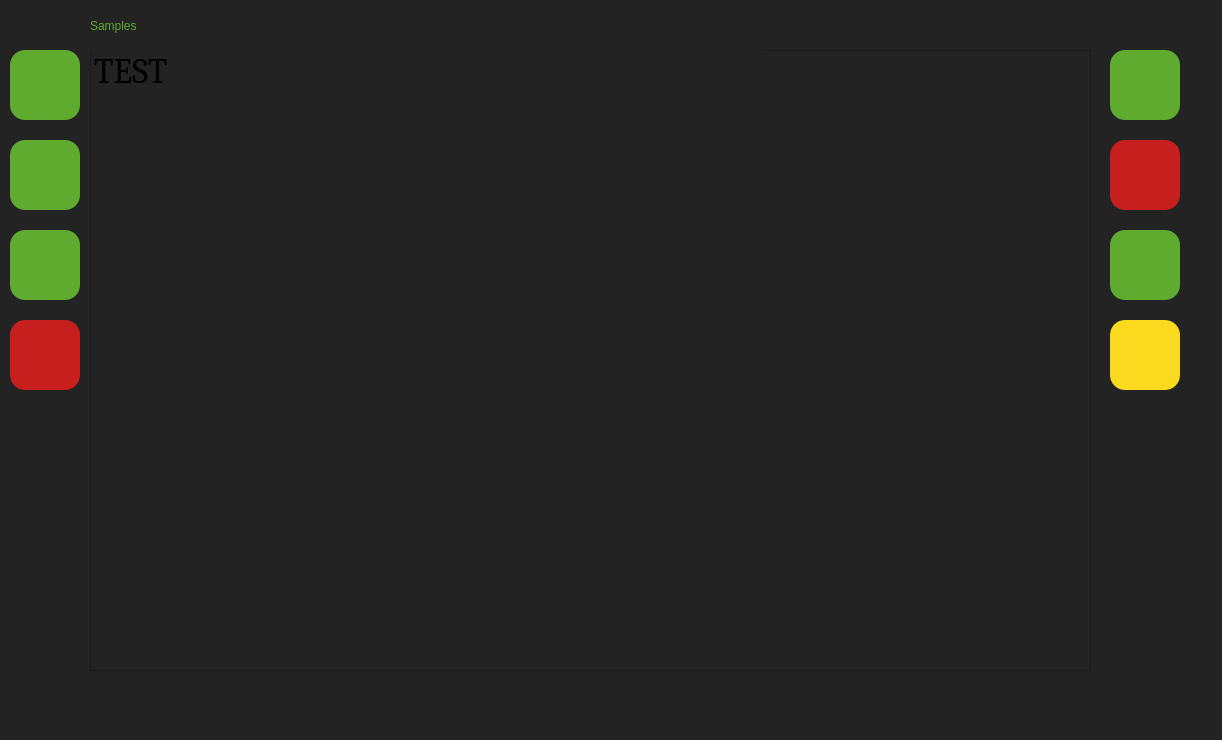
<?xml version="1.0" encoding="UTF-8"?>
<ui version="4.0">
 <class>MainWindow</class>
 <widget class="QMainWindow" name="MainWindow">
  <property name="geometry">
   <rect>
    <x>0</x>
    <y>0</y>
    <width>1222</width>
    <height>740</height>
   </rect>
  </property>
  <property name="windowTitle">
   <string>MainWindow</string>
  </property>
  <property name="styleSheet">
   <string notr="true">background-color: rgb(35, 35, 35);</string>
  </property>
  <widget class="QWidget" name="centralwidget">
   <widget class="QPushButton" name="btnOpenLib">
    <property name="geometry">
     <rect>
      <x>10</x>
      <y>50</y>
      <width>70</width>
      <height>70</height>
     </rect>
    </property>
    <property name="styleSheet">
     <string notr="true">QPushButton{background-color:rgba(95, 171, 48);
color: rgb(255,255,255);
border-radius: 15px;}</string>
    </property>
    <property name="text">
     <string/>
    </property>
    <property name="icon">
     <iconset>
      <normaloff>icons-1.8.1/icons/folder2-open.svg</normaloff>icons-1.8.1/icons/folder2-open.svg</iconset>
    </property>
    <property name="iconSize">
     <size>
      <width>50</width>
      <height>64</height>
     </size>
    </property>
   </widget>
   <widget class="QListWidget" name="listWidget">
    <property name="geometry">
     <rect>
      <x>90</x>
      <y>50</y>
      <width>1001</width>
      <height>621</height>
     </rect>
    </property>
    <item>
     <property name="text">
      <string>TEST</string>
     </property>
     <property name="font">
      <font>
       <family>Cambria</family>
       <pointsize>26</pointsize>
       <weight>50</weight>
       <bold>false</bold>
      </font>
     </property>
     <property name="background">
      <brush brushstyle="NoBrush">
       <color alpha="255">
        <red>95</red>
        <green>171</green>
        <blue>48</blue>
       </color>
      </brush>
     </property>
     <property name="foreground">
      <brush brushstyle="NoBrush">
       <color alpha="255">
        <red>255</red>
        <green>255</green>
        <blue>255</blue>
       </color>
      </brush>
     </property>
    </item>
   </widget>
   <widget class="QPushButton" name="btnCreateSample">
    <property name="geometry">
     <rect>
      <x>10</x>
      <y>230</y>
      <width>70</width>
      <height>70</height>
     </rect>
    </property>
    <property name="styleSheet">
     <string notr="true">QPushButton{background-color:rgba(95, 171, 48);
color: rgb(255,255,255);
border-radius: 15px;}</string>
    </property>
    <property name="text">
     <string/>
    </property>
    <property name="icon">
     <iconset>
      <normaloff>icons-1.8.1/icons/plus-square.svg</normaloff>icons-1.8.1/icons/plus-square.svg</iconset>
    </property>
    <property name="iconSize">
     <size>
      <width>64</width>
      <height>64</height>
     </size>
    </property>
   </widget>
   <widget class="QLabel" name="labelHead">
    <property name="geometry">
     <rect>
      <x>90</x>
      <y>0</y>
      <width>671</width>
      <height>51</height>
     </rect>
    </property>
    <property name="styleSheet">
     <string notr="true">color: rgb(95, 171, 48);
font: 32pt &quot;Cambria&quot;;</string>
    </property>
    <property name="text">
     <string>Samples</string>
    </property>
   </widget>
   <widget class="QPushButton" name="btnSaveLib">
    <property name="geometry">
     <rect>
      <x>10</x>
      <y>140</y>
      <width>70</width>
      <height>70</height>
     </rect>
    </property>
    <property name="styleSheet">
     <string notr="true">QPushButton{background-color:rgba(95, 171, 48);
color: rgb(255,255,255);
border-radius: 15px;}</string>
    </property>
    <property name="text">
     <string/>
    </property>
    <property name="icon">
     <iconset>
      <normaloff>icons-1.8.1/icons/save-regular.svg</normaloff>icons-1.8.1/icons/save-regular.svg</iconset>
    </property>
    <property name="iconSize">
     <size>
      <width>30</width>
      <height>30</height>
     </size>
    </property>
   </widget>
   <widget class="QPushButton" name="btnBack">
    <property name="geometry">
     <rect>
      <x>1110</x>
      <y>320</y>
      <width>70</width>
      <height>70</height>
     </rect>
    </property>
    <property name="styleSheet">
     <string notr="true">QPushButton{background-color:rgba(250, 217, 30);
color: rgb(255,255,255);
border-radius: 15px;}</string>
    </property>
    <property name="text">
     <string/>
    </property>
    <property name="icon">
     <iconset>
      <normaloff>icons-1.8.1/icons/arrow-left.svg</normaloff>icons-1.8.1/icons/arrow-left.svg</iconset>
    </property>
    <property name="iconSize">
     <size>
      <width>50</width>
      <height>64</height>
     </size>
    </property>
   </widget>
   <widget class="QPushButton" name="btnAddMeasurement">
    <property name="geometry">
     <rect>
      <x>1110</x>
      <y>50</y>
      <width>70</width>
      <height>70</height>
     </rect>
    </property>
    <property name="styleSheet">
     <string notr="true">QPushButton{background-color:rgba(95, 171, 48);
color: rgb(255,255,255);
border-radius: 15px;}</string>
    </property>
    <property name="text">
     <string/>
    </property>
    <property name="icon">
     <iconset>
      <normaloff>icons-1.8.1/icons/rulers.svg</normaloff>icons-1.8.1/icons/rulers.svg</iconset>
    </property>
    <property name="iconSize">
     <size>
      <width>50</width>
      <height>50</height>
     </size>
    </property>
   </widget>
   <widget class="QPushButton" name="btnRemoveMeasurement">
    <property name="geometry">
     <rect>
      <x>1110</x>
      <y>140</y>
      <width>70</width>
      <height>70</height>
     </rect>
    </property>
    <property name="styleSheet">
     <string notr="true">QPushButton{
	background-color: rgb(199, 30, 30);
color: rgb(255,255,255);
border-radius: 15px;}</string>
    </property>
    <property name="text">
     <string/>
    </property>
    <property name="icon">
     <iconset>
      <normaloff>icons-1.8.1/icons/dash-square.svg</normaloff>icons-1.8.1/icons/dash-square.svg</iconset>
    </property>
    <property name="iconSize">
     <size>
      <width>50</width>
      <height>50</height>
     </size>
    </property>
   </widget>
   <widget class="QPushButton" name="btnShowGraphs">
    <property name="geometry">
     <rect>
      <x>1110</x>
      <y>230</y>
      <width>70</width>
      <height>70</height>
     </rect>
    </property>
    <property name="styleSheet">
     <string notr="true">QPushButton{background-color:rgba(95, 171, 48);
color: rgb(255,255,255);
border-radius: 15px;}</string>
    </property>
    <property name="text">
     <string/>
    </property>
    <property name="icon">
     <iconset>
      <normaloff>icons-1.8.1/icons/graph-down.svg</normaloff>icons-1.8.1/icons/graph-down.svg</iconset>
    </property>
    <property name="iconSize">
     <size>
      <width>50</width>
      <height>50</height>
     </size>
    </property>
   </widget>
   <widget class="QPushButton" name="btnRemoveSample">
    <property name="geometry">
     <rect>
      <x>10</x>
      <y>320</y>
      <width>70</width>
      <height>70</height>
     </rect>
    </property>
    <property name="styleSheet">
     <string notr="true">QPushButton{
	background-color: rgb(199, 30, 30);
color: rgb(255,255,255);
border-radius: 15px;}</string>
    </property>
    <property name="text">
     <string/>
    </property>
    <property name="icon">
     <iconset>
      <normaloff>icons-1.8.1/icons/dash-square.svg</normaloff>icons-1.8.1/icons/dash-square.svg</iconset>
    </property>
    <property name="iconSize">
     <size>
      <width>50</width>
      <height>50</height>
     </size>
    </property>
   </widget>
  </widget>
  <widget class="QMenuBar" name="menubar">
   <property name="geometry">
    <rect>
     <x>0</x>
     <y>0</y>
     <width>1222</width>
     <height>24</height>
    </rect>
   </property>
  </widget>
  <widget class="QStatusBar" name="statusbar"/>
 </widget>
 <resources/>
 <connections/>
</ui>
